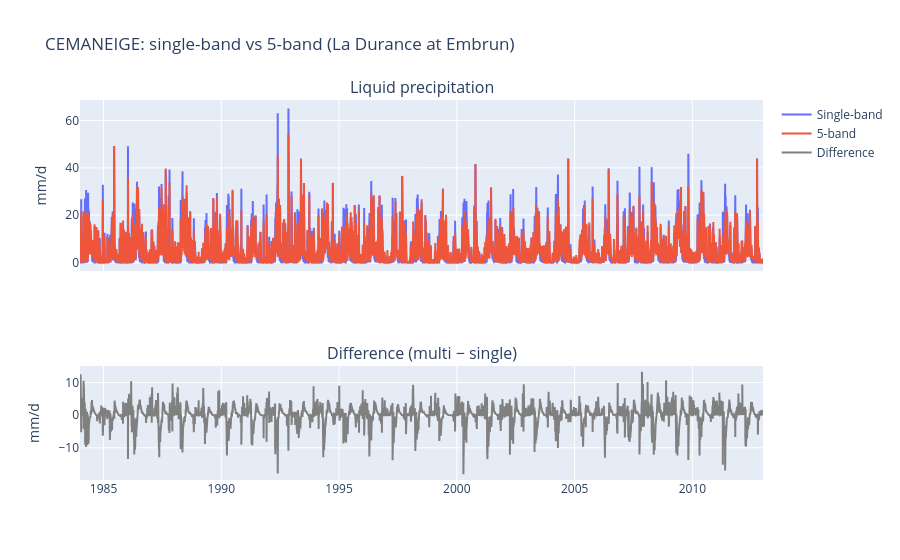

Source (notebook cell):
### Code cell
# Run multi-band CemaNeige
result_multi = cemaneige_multi.run(df)

# Compare with single-band result (already computed above)
fig = make_subplots(
    rows=2,
    cols=1,
    shared_xaxes=True,
    row_heights=[0.6, 0.4],
    subplot_titles=["Liquid precipitation", "Difference (multi − single)"],
)

fig.add_trace(
    go.Scatter(x=df.index, y=snowmelt_results["precipitation"], name="Single-band"),
    row=1,
    col=1,
)
fig.add_trace(
    go.Scatter(
        x=result_multi.index, y=result_multi["precipitation"], name=f"{n_bands}-band"
    ),
    row=1,
    col=1,
)
fig.update_yaxes(title="mm/d", row=1, col=1)

diff = result_multi["precipitation"] - snowmelt_results["precipitation"]
fig.add_trace(
    go.Scatter(x=df.index, y=diff, name="Difference", line=dict(color="grey")),
    row=2,
    col=1,
)
fig.update_yaxes(title="mm/d", row=2, col=1)

fig.update_layout(
    title=f'CEMANEIGE: single-band vs {n_bands}-band ' f'({catchment["name"]})'
)
fig.show()

print(
    f"Cumulative liquid precip — single-band : {snowmelt_results['precipitation'].sum():.1f} mm"
)
print(
    f"Cumulative liquid precip — {n_bands}-band      : {result_multi['precipitation'].sum():.1f} mm"
)

### Figure 1 — Plotly figure (JSON) as saved in the notebook; plotly's stock layout.template omitted (floating-point values rounded to 4 significant figures; data arrays with more than 128 entries replaced by an {"elided": "..."} marker saying what was removed)
{"data": [{"name": "Single-band", "type": "scatter", "x": {"elided": "10592 str values"}, "xaxis": "x", "y": {"elided": "10592 float values"}, "yaxis": "y"}, {"name": "5-band", "type": "scatter", "x": {"elided": "10592 str values"}, "xaxis": "x", "y": {"elided": "10592 float values"}, "yaxis": "y"}, {"line": {"color": "grey"}, "name": "Difference", "type": "scatter", "x": {"elided": "10592 str values"}, "xaxis": "x2", "y": {"elided": "10592 float values"}, "yaxis": "y2"}], "layout": {"annotations": [{"font": {"size": 16}, "showarrow": false, "text": "Liquid precipitation", "x": 0.5, "xanchor": "center", "xref": "paper", "y": 1, "yanchor": "bottom", "yref": "paper"}, {"font": {"size": 16}, "showarrow": false, "text": "Difference (multi − single)", "x": 0.5, "xanchor": "center", "xref": "paper", "y": 0.3, "yanchor": "bottom", "yref": "paper"}], "title": {"text": "CEMANEIGE: single-band vs 5-band (La Durance at Embrun)"}, "xaxis": {"anchor": "y", "domain": [0, 1], "matches": "x2", "showticklabels": false}, "xaxis2": {"anchor": "y2", "domain": [0, 1]}, "yaxis": {"anchor": "x", "domain": [0.55, 1], "title": {"text": "mm/d"}}, "yaxis2": {"anchor": "x2", "domain": [0, 0.3], "title": {"text": "mm/d"}}}}
